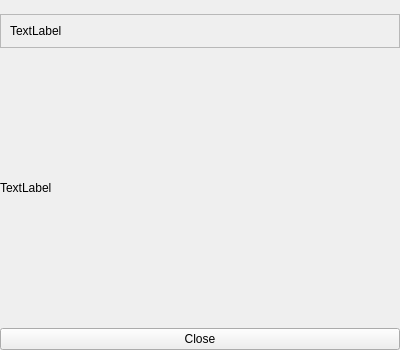
<?xml version="1.0" encoding="UTF-8"?>
<ui version="4.0">
 <class>FMAboutWindow</class>
 <widget class="QWidget" name="FMAboutWindow">
  <property name="windowModality">
   <enum>Qt::NonModal</enum>
  </property>
  <property name="geometry">
   <rect>
    <x>0</x>
    <y>0</y>
    <width>400</width>
    <height>350</height>
   </rect>
  </property>
  <property name="minimumSize">
   <size>
    <width>0</width>
    <height>0</height>
   </size>
  </property>
  <property name="maximumSize">
   <size>
    <width>16777215</width>
    <height>16777215</height>
   </size>
  </property>
  <property name="contextMenuPolicy">
   <enum>Qt::NoContextMenu</enum>
  </property>
  <property name="windowTitle">
   <string>About</string>
  </property>
  <property name="styleSheet">
   <string notr="true"/>
  </property>
  <layout class="QGridLayout" name="gridLayout">
   <property name="leftMargin">
    <number>0</number>
   </property>
   <property name="topMargin">
    <number>0</number>
   </property>
   <property name="rightMargin">
    <number>0</number>
   </property>
   <property name="bottomMargin">
    <number>0</number>
   </property>
   <property name="horizontalSpacing">
    <number>0</number>
   </property>
   <item row="0" column="0">
    <layout class="QVBoxLayout" name="verticalLayout_2">
     <item>
      <layout class="QHBoxLayout" name="horizontalLayout">
       <property name="spacing">
        <number>6</number>
       </property>
       <property name="leftMargin">
        <number>0</number>
       </property>
       <property name="topMargin">
        <number>0</number>
       </property>
       <property name="rightMargin">
        <number>0</number>
       </property>
       <property name="bottomMargin">
        <number>0</number>
       </property>
       <item>
        <widget class="QLabel" name="logo">
         <property name="sizePolicy">
          <sizepolicy hsizetype="Preferred" vsizetype="Fixed">
           <horstretch>0</horstretch>
           <verstretch>0</verstretch>
          </sizepolicy>
         </property>
         <property name="minimumSize">
          <size>
           <width>0</width>
           <height>0</height>
          </size>
         </property>
         <property name="baseSize">
          <size>
           <width>0</width>
           <height>0</height>
          </size>
         </property>
         <property name="text">
          <string/>
         </property>
         <property name="scaledContents">
          <bool>false</bool>
         </property>
        </widget>
       </item>
      </layout>
     </item>
     <item>
      <layout class="QVBoxLayout" name="verticalLayout">
       <property name="spacing">
        <number>10</number>
       </property>
       <property name="leftMargin">
        <number>0</number>
       </property>
       <property name="topMargin">
        <number>0</number>
       </property>
       <property name="rightMargin">
        <number>0</number>
       </property>
       <property name="bottomMargin">
        <number>10</number>
       </property>
       <item>
        <widget class="QFrame" name="versionFrame">
         <property name="sizePolicy">
          <sizepolicy hsizetype="Preferred" vsizetype="Fixed">
           <horstretch>0</horstretch>
           <verstretch>0</verstretch>
          </sizepolicy>
         </property>
         <property name="frameShape">
          <enum>QFrame::StyledPanel</enum>
         </property>
         <property name="frameShadow">
          <enum>QFrame::Raised</enum>
         </property>
         <layout class="QVBoxLayout" name="verticalLayout_3">
          <item>
           <widget class="QLabel" name="text_version">
            <property name="sizePolicy">
             <sizepolicy hsizetype="Preferred" vsizetype="Preferred">
              <horstretch>0</horstretch>
              <verstretch>0</verstretch>
             </sizepolicy>
            </property>
            <property name="text">
             <string>TextLabel</string>
            </property>
            <property name="wordWrap">
             <bool>true</bool>
            </property>
           </widget>
          </item>
         </layout>
        </widget>
       </item>
       <item>
        <widget class="QLabel" name="text_legal">
         <property name="sizePolicy">
          <sizepolicy hsizetype="Preferred" vsizetype="Preferred">
           <horstretch>0</horstretch>
           <verstretch>0</verstretch>
          </sizepolicy>
         </property>
         <property name="text">
          <string>TextLabel</string>
         </property>
         <property name="textFormat">
          <enum>Qt::MarkdownText</enum>
         </property>
         <property name="wordWrap">
          <bool>true</bool>
         </property>
         <property name="openExternalLinks">
          <bool>true</bool>
         </property>
        </widget>
       </item>
      </layout>
     </item>
     <item>
      <widget class="QPushButton" name="pushButton">
       <property name="enabled">
        <bool>true</bool>
       </property>
       <property name="text">
        <string>Close</string>
       </property>
      </widget>
     </item>
    </layout>
   </item>
  </layout>
 </widget>
 <resources/>
 <connections/>
</ui>
